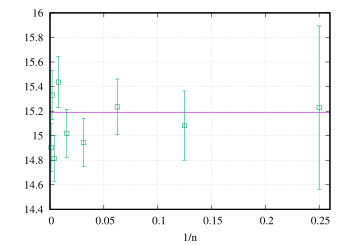

Write the gnuplot code that produced this figure.
set xrange [0:0.26]
set grid
set xlabel "1/n"
mu = 2
sigma2 = 2.25
sx = 0
kx = 15.1875
plot \
kx notitle, \
"< tail -10 ../../stat/normal_distribution.op" u (1/$1):12:13 w e notitle pt 4
